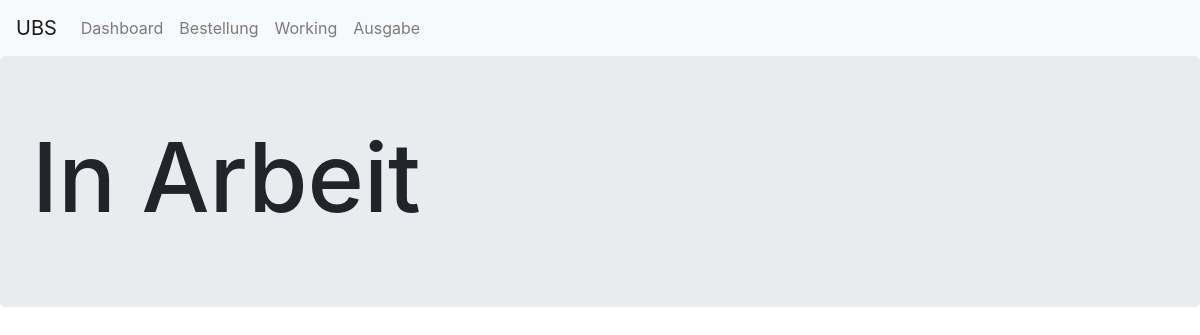
The page /takenumbers/working/ on the database as committed earlier.
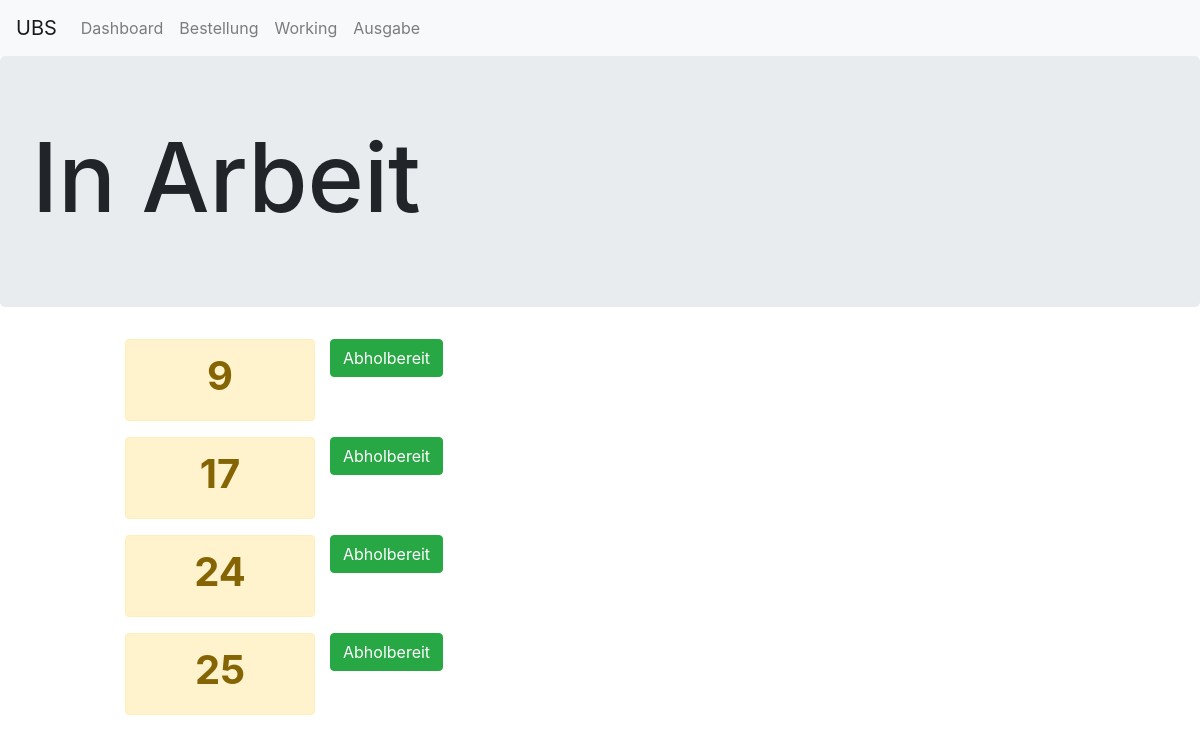
The same page on the database as committed later.
### takenumbers/models.py (models this page shows, shortened)
class Bestellnummer(models.Model):
    bnum = models.IntegerField(unique=True,default=1)
    created = models.DateTimeField(auto_now_add=True)
    completed = models.DateTimeField(blank=True, null=True)
    archieved = models.BooleanField(default=False)

### takenumbers/views.py (the view)
# urls.py: path('working/', views.workingnumber, name='workingnumber'),
def workingnumber(request):
    if request.method == 'GET':
        nums = Bestellnummer.objects.filter(completed__isnull=True)
        return render(request, 'takenumbers/working.html', {'nums':nums})
    else:
        try:
            newbnumber.save()
            return redirect('workingnumber')
        except ValueError:
            return render(request, 'takenumbers/working.html', {'form':BestellnummerForm(),'error':'Bad Data passed in'})

### takenumbers/templates/takenumbers/working.html (shortened to what this page needs)
{% extends 'takenumbers/base.html' %}
{% block content %}
<div class="jumbotron"><h1 style="font-size:8vw;">In Arbeit</h1></div>
<div class="container">
{% for num in nums %}
    <div class="row">
        <div class="col-1">&nbsp;</div>
        <div class="col-2 d-flex justify-content-center alert alert-warning">
            <h1><strong>{{num.bnum}}</strong></h1>
        </div>
        <div class="col-2">
            <form method="POST" action="{% url 'takenumbers:bnready' num.id %}">
                <button type="submit" class="btn btn-success">Abholbereit</button>
            </form>
        </div>
    </div>
{% endfor %}
</div>
{% endblock content %}

Rows that differ between the two databases and show on the page:
added Bestellnummer: bnum "9"
added Bestellnummer: bnum "17"
added Bestellnummer: bnum "24"
added Bestellnummer: bnum "25"
